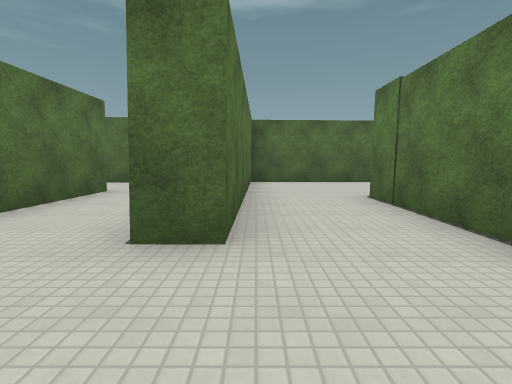
[1] (above)

24 first-person views from a walk through a Godot game level. The camera is 1.3 m above the floor, tilts 6° down and sees 80° across. The floor is counted in squares, 2 m on a side. Each view is taken from the middle of a square. On the plan, view 1 faces up. The plan holds only what a view shows up to about 10 squares ahead; the rest is blank. The place goes on beyond the plan. Characters and animated objects are left out. Surface patterns are stand-ins for the level's own textures.

[2]
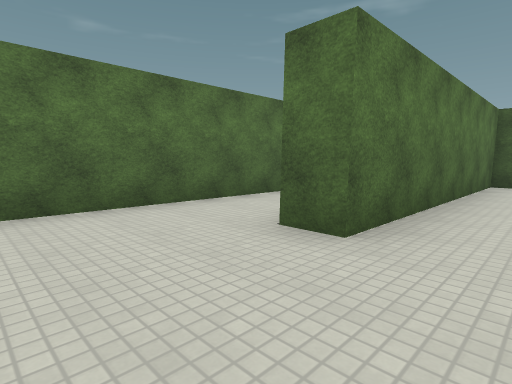

[3]
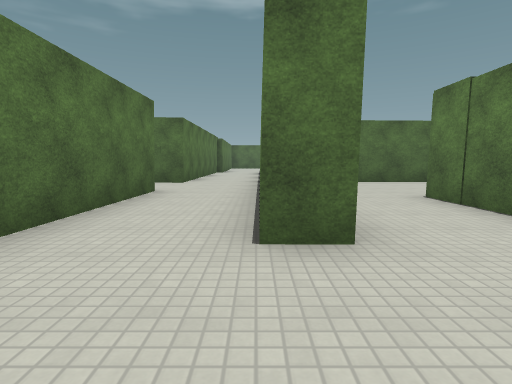

[4]
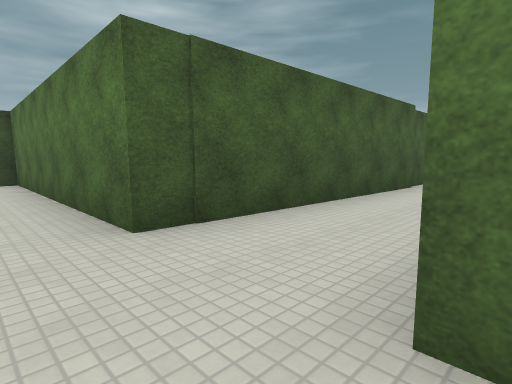

[5]
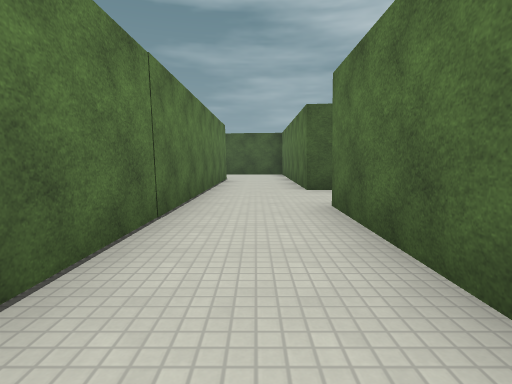

[6]
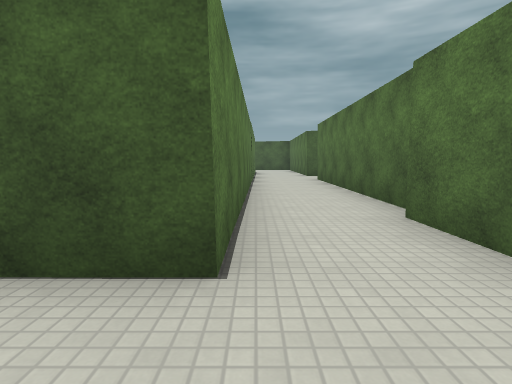

[7]
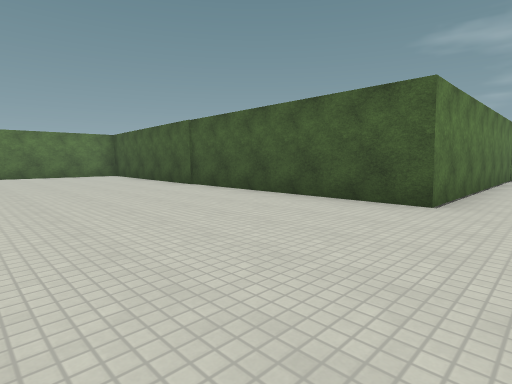

[8]
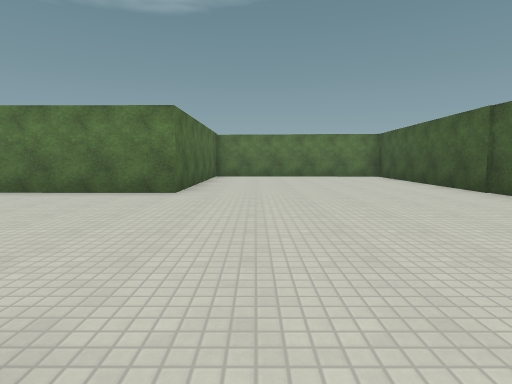

[9]
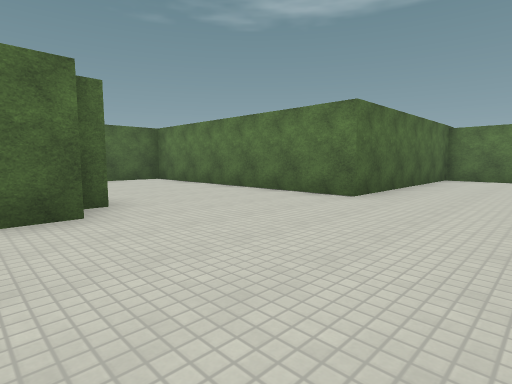

[10]
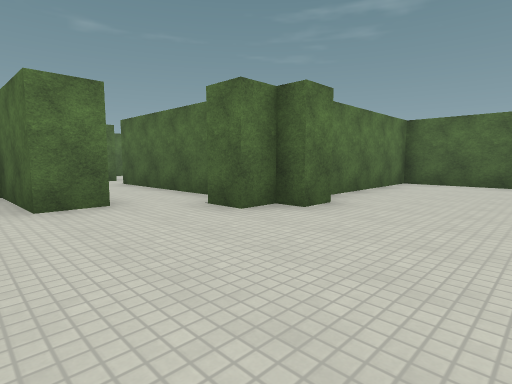

[11]
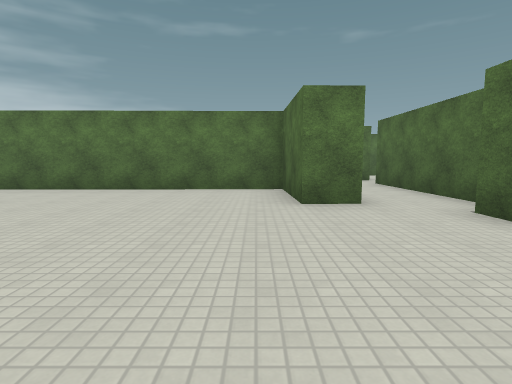

[12]
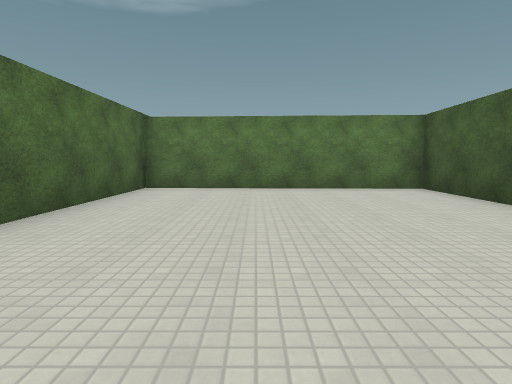

[13]
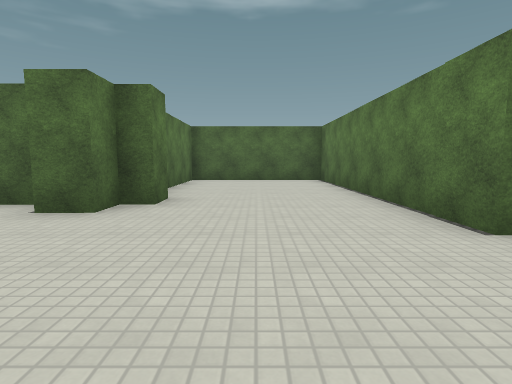

[14]
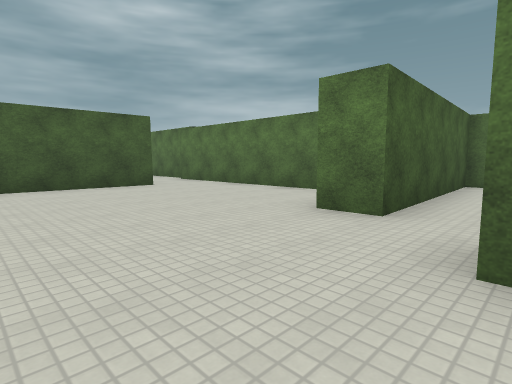

[15]
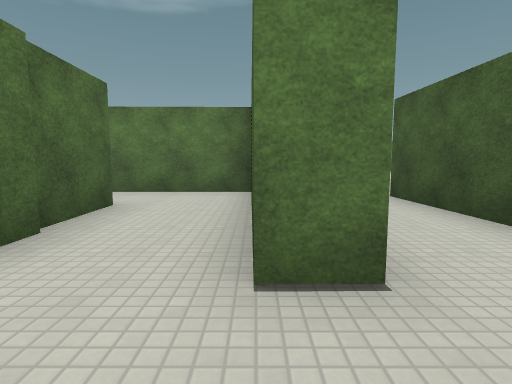

[16]
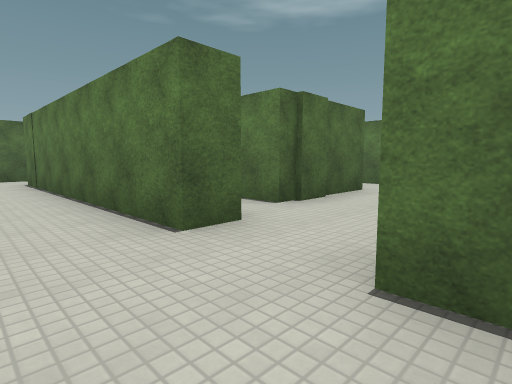

[17]
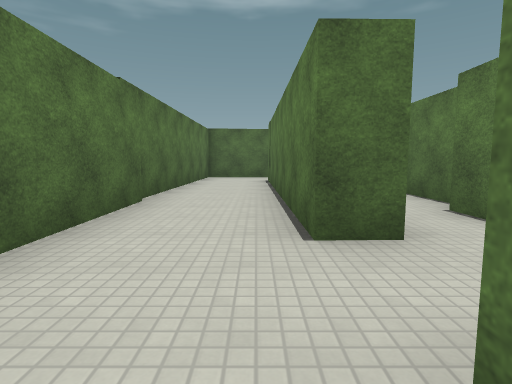

[18]
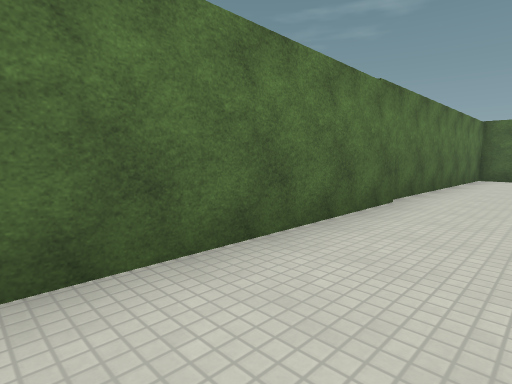

[19]
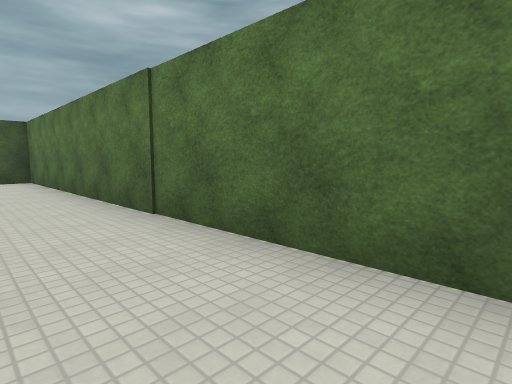

[20]
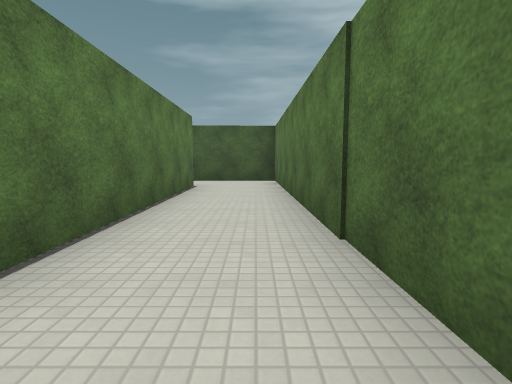

[21]
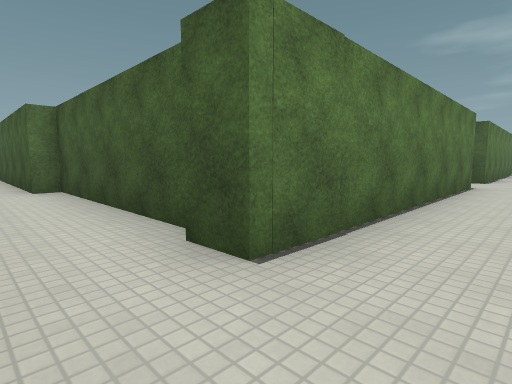

[22]
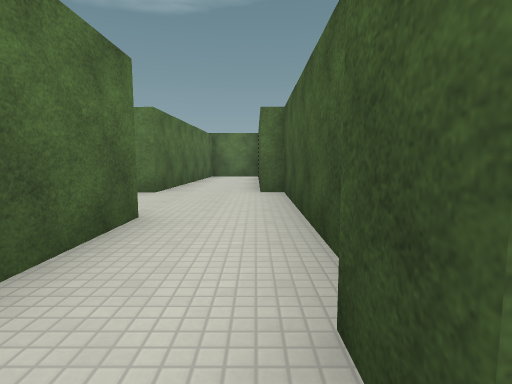

[23]
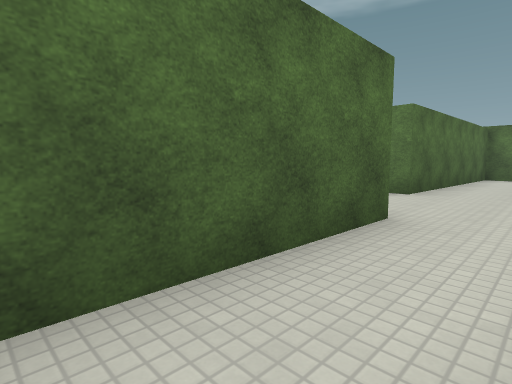

[24]
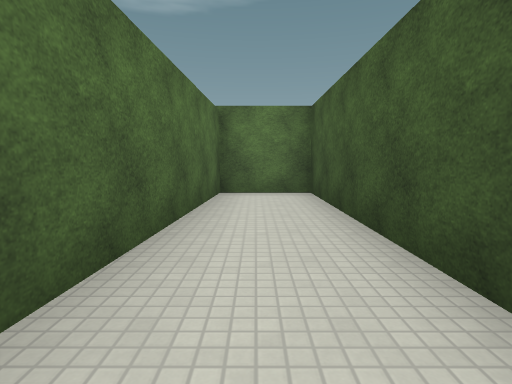

### Floor plan
Points are (right, up) in squares from view 1. A wall is a line through its corners. A room is listed if a view was taken in it or the views show most of it. See-through windows are left out.
Room 1 (views 1, 2, 3)
walls: (2, 2.3) (2, 5.4); (-3.2, 2.5) (-3.2, -0.9); (-0.2, 9) (0, 2.3); (4.1, 8.9) (-0.1, 9) (-0.2, 2.3) (-1, 2.3)
ways out: opening at (-2, 2)
Room 2 (views 4, 5, 6, 7, 8, 9, 10, 11, 12, 13, 14)
walls: (1.5, 26.2) (1.5, 25.4) (1, 25.4) (1, 24.7) (0.2, 24.7); (-0.2, 25.4) (-4.4, 25.3); (-3, 15) (-3.1, 8.7); (-5.8, 23.9) (-5.8, 23.4) (-0.5, 23.6) (-0.5, 22.7) (-2.8, 22.6) (-2.7, 15.5); (-0.9, 8.5) (-0.8, 17.4) (11, 17.3) (11.1, 23.6) (5.1, 23.6) (5.1, 30.8) (0.9, 30.8) (1, 27)
ways out: opening at (-5, 25) to room 4; opening at (-2, 9)
Room 3 (views 15, 16, 17, 18, 19, 20, 21, 22, 23, 24)
walls: (-5.7, 27.4) (-6.5, 27.4) (-6.6, 34.7) (-5.8, 34.7); (-5.5, 34.4) (-0.8, 34.4) (-0.8, 34.8) (5.1, 34.9) (5.1, 36.7) (-0.8, 37) (-0.8, 37.5); (-3.5, 36.3) (-8.9, 36.4) (-8.6, 16.3) (-6, 16.4); (-6.4, 18.3) (-6.5, 25.6)
ways out: opening at (-6, 26.5) to room 4; opening at (-6, 17.5)
Room 4 (no view inside)
walls: (-4.2, 26) (-2.7, 26); (-1.6, 28.1) (-4.5, 28); (-4.4, 25.3) (-4.5, 26.1); (0.3, 26.1) (0.3, 27.5)
ways out: opening at (-5, 25) to room 2; opening at (-6, 26.5) to room 3; opening at (-5, 28); opening at (-0.5, 28.5)

Where each view was taken, in squares from view 1:
view 1: 0 up, 0 right, facing up
view 2: 0 up, 1 right, facing up-left
view 3: 0 up, 1 left, facing up
view 4: 9 up, 2 left, facing down-left
view 5: 13 up, 2 left, facing down
view 6: 19 up, 1 left, facing down
view 7: 22 up, 2 left, facing down-right
view 8: 22 up, 1 left, facing right
view 9: 21 up, 0 right, facing up-right
view 10: 22 up, 4 right, facing up-left
view 11: 22 up, 4 right, facing left
view 12: 21 up, 4 right, facing right
view 13: 21 up, 3 right, facing up
view 14: 25 up, 3 right, facing down-left
view 15: 26 up, 6 left, facing right
view 16: 25 up, 8 left, facing up-right
view 17: 25 up, 7 left, facing up
view 18: 25 up, 7 left, facing up-left
view 19: 27 up, 7 left, facing down-left
view 20: 26 up, 8 left, facing down
view 21: 36 up, 8 left, facing down-right
view 22: 35 up, 7 left, facing right
view 23: 35 up, 7 left, facing up-right
view 24: 36 up, 1 left, facing right
